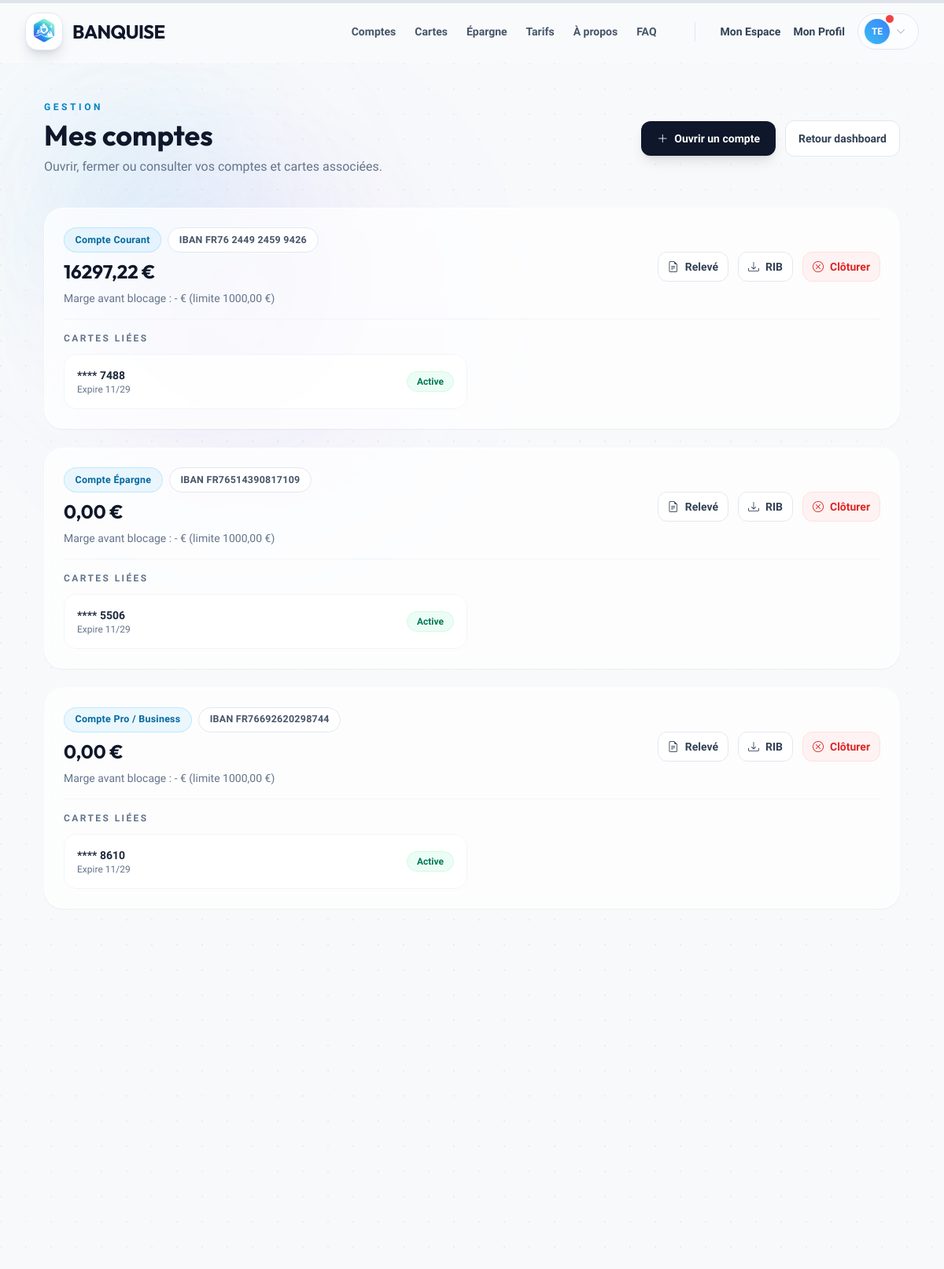
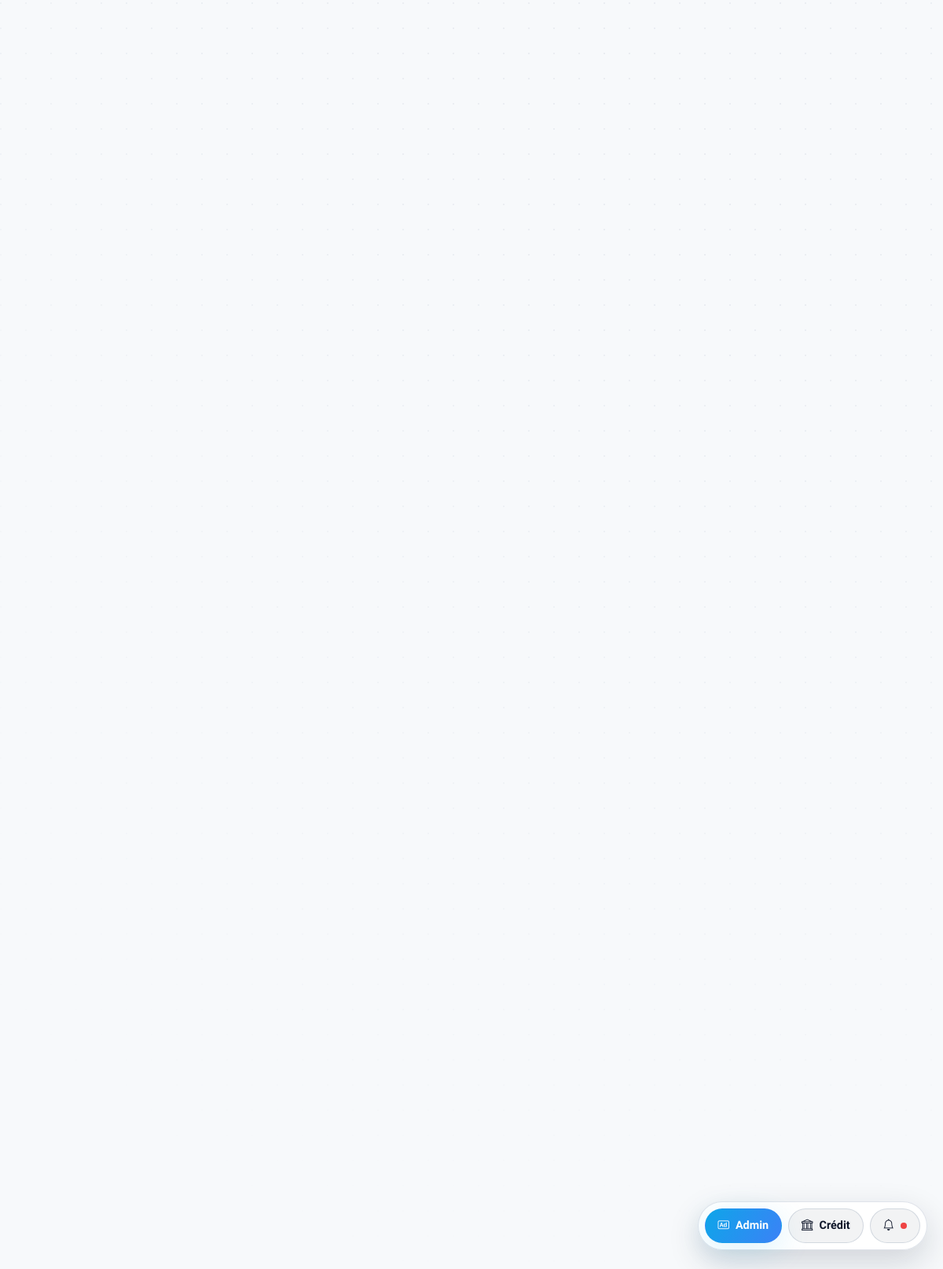
Page /mes-comptes/ (signed in) on the committed database (2 pictures, top to bottom).
### scoring/models.py (models this page shows, shortened)
class Compte(models.Model):
    TYPE_CHOICES = [
        ('COURANT', 'Compte Courant'),
        ('EPARGNE', 'Compte Épargne'),
        ('PRO', 'Compte Pro / Business'),
    ]
    user = models.ForeignKey(User, on_delete=models.CASCADE, related_name='comptes')
    type_compte = models.CharField(max_length=20, choices=TYPE_CHOICES, default='COURANT')
    solde = models.DecimalField(max_digits=12, decimal_places=2, default=0.00)
    numero_compte = models.CharField(max_length=30, unique=True)
    date_creation = models.DateTimeField(auto_now_add=True)
    est_actif = models.BooleanField(default=True)

class Carte(models.Model):
    compte = models.ForeignKey(Compte, on_delete=models.CASCADE, related_name='cartes')
    numero_visible = models.CharField(max_length=4)
    date_expiration = models.DateField()
    plafond_paiement = models.IntegerField(default=2000)
    plafond_retrait = models.IntegerField(default=500)
    est_bloquee = models.BooleanField(default=False)
    sans_contact_actif = models.BooleanField(default=True)
    paiement_etranger_actif = models.BooleanField(default=False)

### scoring/views.py (the view)
# urls.py: path('mes-comptes/', views.gerer_comptes, name='gerer_comptes'),
@login_required
def gerer_comptes(request):
    comptes = Compte.objects.filter(user=request.user).prefetch_related('cartes')
    unread_notifs = Notification.objects.filter(user=request.user, est_lu=False).count()
    return render(request, 'scoring/gerer_comptes.html', {
        'comptes': comptes,
        'unread_notifs': unread_notifs,
        'overdraft_limit': overdraft_limit_for_user(request.user),
    })

### templates/scoring/gerer_comptes.html (shortened to what this page needs)
{% extends "base.html" %}
{% block content %}
<div class="relative min-h-screen bg-slate-50/50 overflow-hidden">
    <div class="absolute inset-0 ambient-surface" aria-hidden="true">
        <div class="ambient-grid"></div>
        <div class="ambient-blob sm blue animate-blob"></div>
        <div class="ambient-blob lg purple animate-blob animation-delay-4000"></div>
    </div>
    <div class="relative z-10 max-w-6xl mx-auto px-4 sm:px-6 lg:px-8 py-12 space-y-10">
        <div class="flex items-center justify-between gap-4">
            <div>
                <p class="text-xs font-bold uppercase tracking-[0.3em] text-ice-600">Gestion</p>
                <h1 class="text-4xl font-display font-bold text-slate-900 mt-2">Mes comptes</h1>
                <p class="text-slate-500 mt-2">Ouvrir, fermer ou consulter vos comptes et cartes associées.</p>
            </div>
            <div class="flex items-center gap-3">
                <a href="{% url 'ouvrir_compte' %}"
                    class="px-5 py-3 rounded-xl bg-slate-900 text-white font-bold text-sm shadow-lg hover:-translate-y-0.5 transition-all duration-300 flex items-center gap-2">
                    <i class="bi bi-plus-lg"></i> Ouvrir un compte
                </a>
                <a href="{% url 'dashboard' %}"
                    class="px-4 py-3 rounded-xl bg-white border border-slate-200 text-slate-700 font-bold text-sm hover:bg-slate-50 transition-colors">
                    Retour dashboard
                </a>
            </div>
        </div>
        {% if not comptes %}
        <div class="p-10 text-center border-2 border-dashed border-slate-200 rounded-3xl bg-white/70 backdrop-blur">
            <div class="w-14 h-14 rounded-2xl bg-ice-50 text-ice-500 flex items-center justify-center mx-auto mb-4 text-2xl">
                <i class="bi bi-bank2"></i>
            </div>
            <p class="text-slate-500 font-medium">Vous n'avez pas encore de compte actif.</p>
            <a href="{% url 'ouvrir_compte' %}" class="mt-4 inline-flex items-center gap-2 px-4 py-2 rounded-xl bg-slate-900 text-white font-bold text-sm">
                <i class="bi bi-plus-lg"></i> Ouvrir un compte
            </a>
        </div>
        {% else %}
        <div class="space-y-6">
            {% for compte in comptes %}
            <div class="glass-panel p-6 rounded-3xl shadow-sm">
                <div class="flex flex-col md:flex-row md:items-center md:justify-between gap-4">
                    <div class="space-y-2">
                        <div class="flex items-center gap-2">
                            <span class="pill pill-ice">{{ compte.get_type_compte_display }}</span>
                            <span class="pill bg-white border border-slate-200 text-slate-600">IBAN {{ compte.numero_compte }}</span>
                        </div>
                        <h3 class="text-2xl font-display font-bold text-slate-900">{{ compte.solde }} €</h3>
                        <p class="text-sm text-slate-500">Marge avant blocage : {{ compte.marge_dispo|default:"-" }} € (limite {{ overdraft_limit }} €)</p>
                    </div>
                    <div class="flex flex-wrap items-center gap-3">
                        <a href="{% url 'releve_compte' compte.id %}"
                            class="px-3 py-2 rounded-xl bg-white border border-slate-200 text-sm font-bold text-slate-700 hover:border-ice-200 hover:text-ice-700 transition-colors flex items-center gap-2">
                            <i class="bi bi-file-earmark-text"></i> Relevé
                        </a>
                        <a href="{% url 'telecharger_rib_pdf' compte.id %}"
                            class="px-3 py-2 rounded-xl bg-white border border-slate-200 text-sm font-bold text-slate-700 hover:border-ice-200 hover:text-ice-700 transition-colors flex items-center gap-2">
                            <i class="bi bi-download"></i> RIB
                        </a>
                        <a href="{% url 'fermer_compte' compte.id %}"
                            class="px-3 py-2 rounded-xl bg-red-50 border border-red-100 text-sm font-bold text-red-600 hover:bg-red-100 transition-colors flex items-center gap-2">
                            <i class="bi bi-x-circle"></i> Clôturer
                        </a>
                    </div>
                </div>
                {% if compte.cartes.all %}
                <div class="mt-4 border-t border-slate-100 pt-4">
                    <p class="text-xs font-bold text-slate-500 uppercase tracking-[0.2em] mb-3">Cartes liées</p>
                    <div class="grid sm:grid-cols-2 gap-3">
                        {% for carte in compte.cartes.all %}
                        <div class="p-4 rounded-2xl bg-white/80 border border-slate-100 flex items-center justify-between">
                            <div>
                                <p class="text-sm font-bold text-slate-800">**** {{ carte.numero_visible }}</p>
                                <p class="text-xs text-slate-500">Expire {{ carte.date_expiration|date:"m/y" }}</p>
                            </div>
                            <span class="text-xs font-bold px-3 py-1 rounded-full {% if carte.est_bloquee %}bg-red-50 text-red-600 border border-red-100{% else %}bg-emerald-50 text-emerald-700 border border-emerald-100{% endif %}">
                                {% if carte.est_bloquee %}Bloquée{% else %}Active{% endif %}
                            </span>
                        </div>
                        {% endfor %}
                    </div>
                </div>
                {% endif %}
            </div>
            {% endfor %}
        </div>
        {% endif %}
    </div>
</div>
{% endblock %}

### templates/base.html (shortened to what this page needs)
{% load static %}
<!DOCTYPE html>
<html lang="fr" class="scroll-smooth">
<head>
    <link rel="stylesheet" href="https://cdn.jsdelivr.net/npm/bootstrap-icons@1.11.3/font/bootstrap-icons.min.css">
    <script src="https://cdn.tailwindcss.com"></script>
    <link rel="stylesheet" href="{% static 'css/banquise.css' %}">
</head>
<body
    data-auth="{{ user.is_authenticated|yesno:'1,0' }}"
    class="text-slate-800 antialiased flex flex-col min-h-screen overflow-x-hidden selection:bg-ice-200 selection:text-ice-900">
    {% block navbar %}
    <nav id="main-nav" class="fixed w-full z-50 transition-all duration-300 border-b border-transparent top-0">
        <div class="max-w-7xl mx-auto px-4 sm:px-6 lg:px-8">
            <div class="flex justify-between items-center h-20">
                <a href="{% url 'home' %}" class="flex items-center gap-3 group relative z-50">
                    <div class="w-12 h-12 rounded-2xl overflow-hidden shadow-lg shadow-slate-500/20 group-hover:shadow-ice-500/30 group-hover:scale-105 transition-all duration-300 bg-white border border-slate-200">
                        <img src="{% static 'docs/logobanquise.png' %}" alt="Banquise" class="w-full h-full object-contain">
                    </div>
                    <span class="font-display font-bold text-2xl tracking-tight text-slate-900">BANQUISE</span>
                </a>
                <div class="hidden md:flex items-center gap-8">
                    <div class="flex items-center gap-6 mr-4">
                        <a href="{% url 'produits_comptes' %}"
                            class="text-sm font-semibold text-slate-600 hover:text-ice-600 transition-colors">Comptes</a>
                        <a href="{% url 'produits_cartes' %}"
                            class="text-sm font-semibold text-slate-600 hover:text-ice-600 transition-colors">Cartes</a>
                        <a href="{% url 'produits_epargne' %}"
                            class="text-sm font-semibold text-slate-600 hover:text-ice-600 transition-colors">Épargne</a>
                        <a href="{% url 'tarifs' %}"
                            class="text-sm font-semibold text-slate-600 hover:text-ice-600 transition-colors">Tarifs</a>
                        <a href="{% url 'a_propos' %}"
                            class="text-sm font-semibold text-slate-600 hover:text-ice-600 transition-colors">À
                            propos</a>
                        <a href="{% url 'support' %}"
                            class="text-sm font-semibold text-slate-600 hover:text-ice-600 transition-colors">FAQ</a>
                    </div>
                    {% if user.is_authenticated %}
                    <div class="flex items-center gap-4">
                        <a href="{% url 'dashboard' %}"
                            class="text-sm font-bold text-slate-700 hover:text-ice-600 transition-colors">Mon Espace</a>
                        <a href="{% url 'profil' %}"
                            class="text-sm font-bold text-slate-700 hover:text-ice-600 transition-colors">Mon Profil</a>
                        <div class="relative group">
                            <button
                                class="flex items-center gap-2 py-1.5 pl-2 pr-4 rounded-full bg-white/50 border border-slate-200 hover:bg-white hover:shadow-md transition-all">
                                <div
                                    class="relative w-8 h-8 rounded-full bg-gradient-to-tr from-ice-400 to-blue-500 flex items-center justify-center text-white shadow-sm">
                                    <span class="text-xs font-bold">{{ user.username|slice:":2"|upper }}</span>
                                    {% if unread_notifs and unread_notifs > 0 %}
                                    <span class="absolute -top-1.5 -right-1.5 w-3 h-3 rounded-full bg-red-500 border border-white"></span>
                                    {% endif %}
                                </div>
                                <i
                                    class="bi bi-chevron-down text-xs text-slate-400 group-hover:rotate-180 transition-transform"></i>
                            </button>
                        </div>
                    </div>
                    {% endif %}
                </div>
            </div>
        </div>
    </nav>
    {% endblock %}
    <main class="flex-grow w-full relative z-10 {% block main_padding %}pt-20{% endblock %}">
        {% block content %}{% endblock %}
    </main>
    {% if request.resolver_match and request.resolver_match.url_name != 'login' and request.resolver_match.url_name != 'register' and request.resolver_match.url_name != 'support' %}
    <div class="floating-dock flex">
        {% if user.is_authenticated %}
            {% if user.is_staff %}
            <a href="{% url 'admin_dashboard' %}" class="dock-btn primary"><i class="bi bi-badge-ad"></i> Admin</a>
            <a href="{% url 'admin_manage_credits' %}" class="dock-btn secondary"><i class="bi bi-bank"></i> Crédit</a>
            <a href="{% url 'notifications' %}" class="dock-btn secondary"><i class="bi bi-bell"></i>
                {% if unread_notifs and unread_notifs > 0 %}
                <span class="notification-dot"></span>
                {% endif %}
            </a>
            {% endif %}
        {% else %}
            <a href="{% url 'register' %}" class="dock-btn primary"><i class="bi bi-magic"></i> Créer un compte</a>
            <a href="{% url 'support' %}" class="dock-btn secondary"><i class="bi bi-question-circle"></i> Nous contacter</a>
        {% endif %}
    </div>
    {% endif %}
</body>
</html>

### rows in the picture
Compte: type_compte "Compte Courant", numero_compte "FR76 2449 2459 9426", solde "16297,22", marge_dispo "-", overdraft_limit "1000,00"
Carte: numero_visible "7488", date_expiration "11/29", est_bloquee "Active"
Compte: type_compte "Compte Épargne", numero_compte "FR76514390817109", solde "0,00", marge_dispo "-", overdraft_limit "1000,00"
Carte: numero_visible "5506", date_expiration "11/29", est_bloquee "Active"
Compte: type_compte "Compte Pro / Business", numero_compte "FR76692620298744", solde "0,00", marge_dispo "-", overdraft_limit "1000,00"
Carte: numero_visible "8610", date_expiration "11/29", est_bloquee "Active"

### other values in the picture
{{ user.username|slice:":2"|upper }} "TE"
